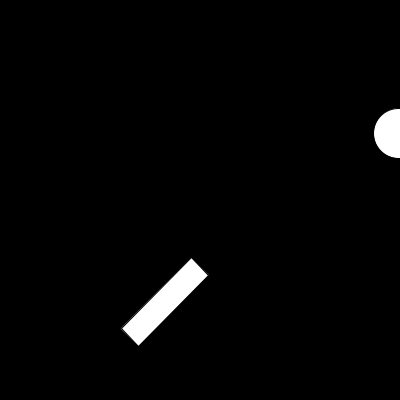
Frame 1 (no input)
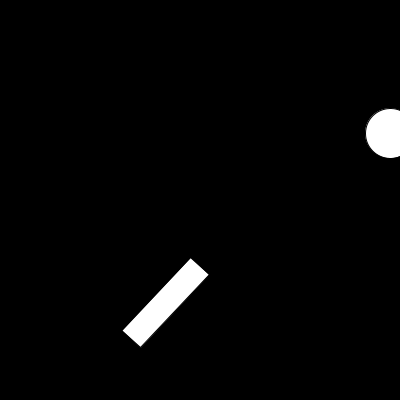
Frame 60 (the mouse pressed at the canvas centre just before this capture)
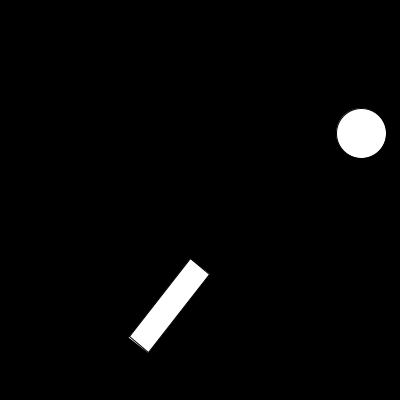
Frame 120 (the mouse held since frame 60 and released just before this capture)

The Processing sketch that drew these frames (run headless with seeded random() and noise(); from frame 60 on, the mouse is pressed at the canvas centre):

// Processing sketch: processing_87540
// ── processing_87540.pde

float rectOscCounter = 0;

void setup() {

  size(400, 400);
  smooth();
  frameRate(30);
}

void draw() {

  background(0);


  // ELLIPSE 
 
  float ellipseOscCounter = 0.11 * frameCount;
  float ellipseOscCenter = width/2;
  float ellipseOscRadius = width/2;

  float ellipseX = cos( ellipseOscCounter  ) * ellipseOscRadius + ellipseOscCenter;

  ellipse(ellipseX, height*0.333, 50, 50);

   // RECT 
 
  rectOscCounter = rectOscCounter + 0.1;
  float rectOscCenter = HALF_PI;
  float rectOscRadius = QUARTER_PI;

  float rectRadians = cos( rectOscCounter  ) * rectOscRadius + rectOscCenter;
  
  translate( width*0.5 , height*0.666);
  rotate(rectRadians);
  translate( 0 , -12.5 );
  rect(0, 0, 100, 25);
  
}
